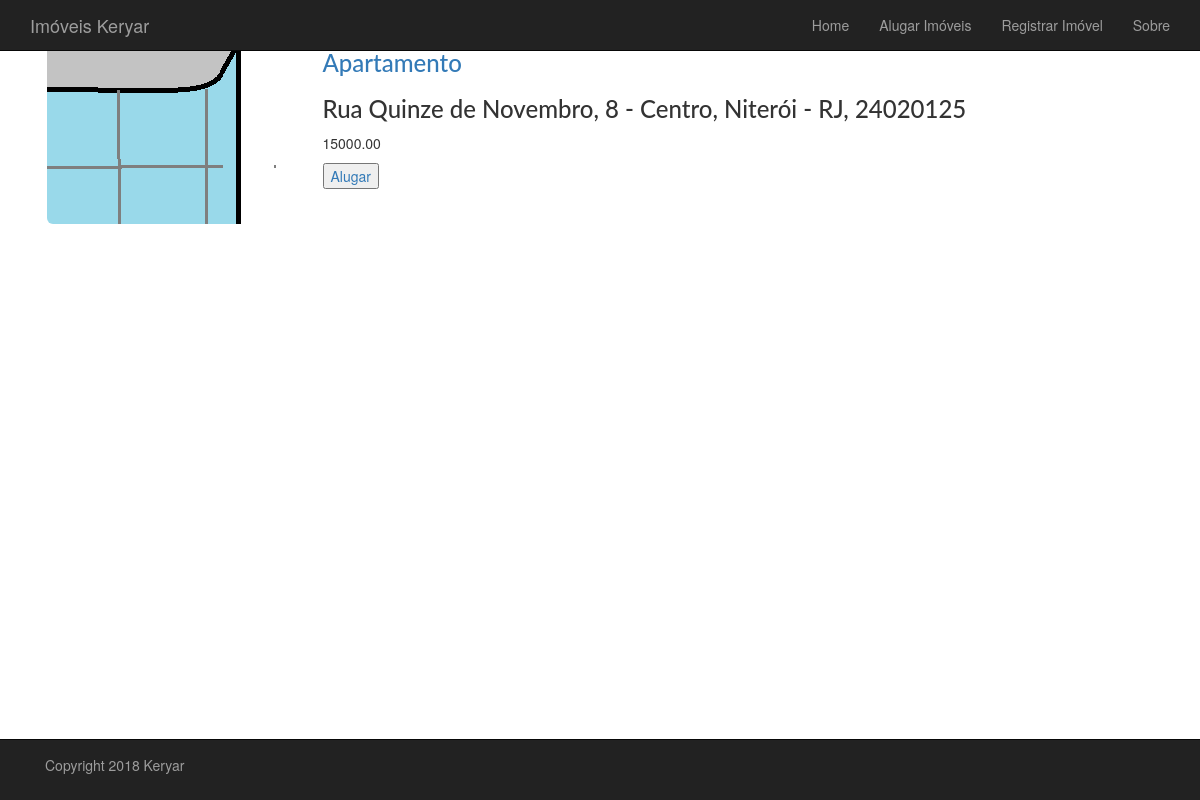
The page /aluguel/17/18_ruaquizedenovembro_24020125/ on the database its author committed.
### aluguel/models.py (models this page shows, shortened)
class Imovel(models.Model):
    categoria = models.ForeignKey(Categoria, related_name='imoveis')
    slug = models.SlugField(max_length=200, db_index=True, unique=True)
    imagem = models.ImageField(upload_to='aluguel/images/apts', blank=False)
    descricao = models.TextField(blank=True)
    dono = models.TextField(blank=True)
    preco = models.DecimalField(max_digits=10, decimal_places=2, db_index=True)
    numero = models.PositiveIntegerField()
    rua = models.CharField(max_length=200)
    bairro = models.CharField(max_length=200)
    cidade = models.CharField(max_length=200, db_index=True)
    estado = models.CharField(max_length=200)
    pais = models.CharField(max_length=200)
    cep = models.CharField(max_length=200)
    disponivel = models.BooleanField(default=True)
    data_cadastramento = models.DateTimeField(auto_now_add=True)
    data_atualizacao = models.DateTimeField(auto_now=True)
    endereco = models.TextField(blank=True)
    class Meta:
        ordering = ('cidade',)
        verbose_name = 'imovel'
        verbose_name_plural = 'imoveis'
    def get_absolute_path(self):
        return reverse('aluguel:exibe_imovel', args=[self.id, self.slug])

class Categoria(models.Model):
    nome = models.CharField(max_length=200, db_index=True)
    slug = models.SlugField(max_length=200, db_index=True, unique=True)
    class Meta:
        ordering = ('nome',)
        verbose_name = 'categoria'
        verbose_name_plural = 'categorias'
    def get_absolute_path(self):
        return reverse('aluguel:lista_imoveis_por_categoria', args=[self.slug])

### aluguel/views.py (the view)
# urls.py: url(r'^(?P<id>\d+)/(?P<slug_do_imovel>[-\w]+)/$', views.exibe_imovel, name='exibe_imovel'),
def exibe_imovel(request, id, slug_do_imovel):
    imovel = get_object_or_404(Imovel, id=id,
                               slug=slug_do_imovel, disponivel=True)
    return render(request, 'aluguel/imovel/exibe.html', {'imovel': imovel})

### aluguel/templates/aluguel/imovel/exibe.html
{% extends "base.html" %}
{% load static %}
{% block conteudo %}
    <div class="container">
        <div class="row">
            <div class="col-sm-3">
                <a href="#">
                    <img class="img-rounded img-responsive center-block" src="{{imovel.imagem.url}}">
                </a>
            </div>
            <div class="col-sm-9">
                <h3><a href="{{ imovel.categoria.get_absolute_path }}">{{ imovel.categoria.nome }}</a></h3>
                <h3>{{ imovel.endereco }}</h3>
                <p>{{imovel.preco}}</p>
                <a href="{{ imovel.get_absolute_path}}sucesso">
                   <input type="button" value="Alugar" />
                </a>
            </div>
        </div>
    </div>
{% endblock %}

### projectbase/static/projectbase/css/styles.css (style rules this page uses)
h1,h2,h3,h4,h5,h6 { font-family: "Lato", sans-serif }
body { padding-top: 30px; padding-bottom: 70px; background-color: white; }

### rows shown on the page
Imovel: imagem (picture), categoria.nome "Apartamento", endereco "Rua Quinze de Novembro, 8 - Centro, Niterói - RJ, 24020125", preco "15000.00"
